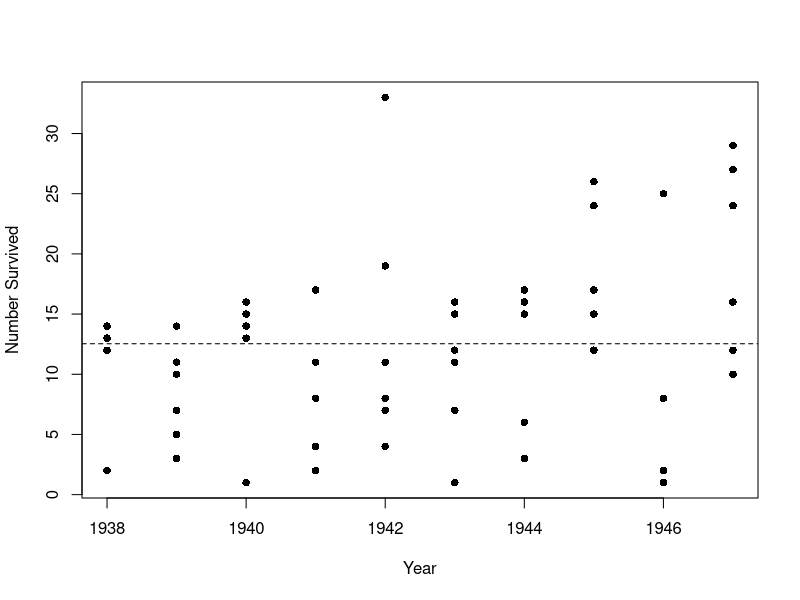

Source code (R): (Note: this script raises an error after producing the figure.)
rm(list = ls())
ls()
library(stringr)
library(ggplot2)
#read.csv("http://rgaykroyd.github.io/MATH3823/Datasets/
#adelaide-39
#.csv")

#Question 1
data = read.csv("adelaide-39.csv",header=T, fill = TRUE)
data = data[data$total!=0,]
attach(data)
colnames(data) #names of columns
summary(data$faculty)["Length"] #Number of rows in the dataset = 60
#data
sum(data$total) #total graduates = 1008
#summary(data)
sexF = as.factor(sex)
facultyF = as.factor(faculty)

plot(year, survive, pch=16,xlab="Year", ylab="Number Survived")
abline(h= mean(survive), lty=2)

#Question 2
#data = data[total!=0,]
data$survived = data$survive/data$total
#data$diff = data$total - data$survive
data$survived
#data$diff
glmfit = glm(data$survived~year+facultyF+sexF, family='binomial')
summary(glmfit)
anova(glmfit)
colnames(data)
pchisq(3.9899,52,lower.tail=F)

#predict(glm.fit, type="response")
#data$survive - predict(glm.fit, type="response")

test = data.frame("year" = c(1941,1938),"faculty" = c("M","E"),"sex" = c("M","F"))
test$sex = as.factor(test$sex)
test$faculty = as.factor(test$faculty)
predict(glm.fit,newdata = data,type = "response")

data
#Prediction for year = 1941, faculty = M and Sex = M is 16.764766
round(16.764766,2) #16.76
#Prediction for year = 1938, faculty = E and Sex = F is unknown

#Question 3
glm.fit = glm(survive~faculty.F+sex.F,data = data, family='poisson')
summary(glm.fit)
#anova(glm.fit)
glm.fit = glm(survive~faculty.F*sex.F,data = data, family='poisson')
summary(glm.fit)
pchisq(223.351,54,lower.tail=F)
#anova(glm.fit)

#Question 4
rm(list = ls())
ls()
library(stringr)
library(ggplot2)
data = read.csv("adelaide-39.csv",header=T, fill = TRUE)
data$sex = as.factor(data$sex)
data$faculty = as.factor(data$faculty)
datamale = data[data$sex == 'M',]
datafemale = data[data$sex == 'F',]
datafemale$survival = datafemale$survive/datafemale$total
glm.fit = glm(datafemale$survival ~ datafemale$faculty ,data= datafemale, family='binomial')
summary(glm.fit)

datamale$survival = datamale$survive/datamale$total
glm.fit = glm(datamale$survival ~ datamale$faculty ,data= datamale, family='poisson')
summary(glm.fit)

pchisq(279.39,56,lower.tail=F)
attach(data)
sex.F = as.factor(sex)
faculty.F = as.factor(faculty)
glm.fit = glm(survive ~ faculty.F*sex.F ,data= data, family='poisson')
summary(glm.fit)

#Level 5

#Question 1
Data = read.csv("engine-39.csv",header=T, fill = TRUE)
attach(Data)
Data
plot(size,wear,pch = 16)
summary(Data)
mean(wear)

#Question 2
#lambda = 0.001727764
spline.fit = smooth.spline(size,wear,lambda = 0.01)
fitted(spline.fit)
size
SSE = (fitted(spline.fit) - wear)^2
SSE
sum(SSE) #4.650879
lines(fitted(spline.fit),col = 'blue',lwd = 2)

#mysplinefit2 = splinefun(size, wear, method="natural")

#Question 3
#lambda = 0.001727764
spline.fit = smooth.spline(size,wear,lambda = 0.001)
fitted(spline.fit)
size
SSE = (fitted(spline.fit) - wear)^2
SSE
sum(SSE) #4.650879
lines(fitted(spline.fit),col = 'blue',lwd = 2)
